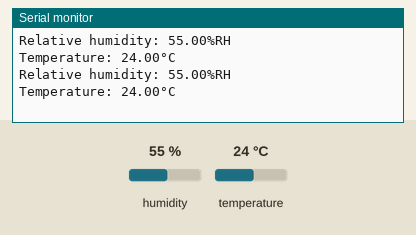
A sketch run on a simulated Arduino Uno, built with avr-gcc and run on an emulated ATmega328P. On the bench: the last lines printed to the serial monitor. Inputs (shaded band) come from the test bench; at power-on: humidity 55 %, temperature 24 °C.

Above: at 3.8 s.
3.9 s: humidity set to 22 %
At 7.4 s:
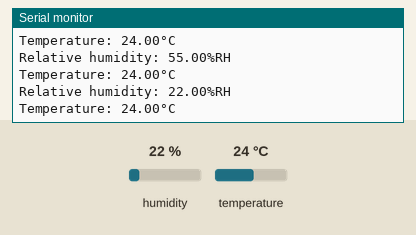
7.8 s: temperature set to 12 °C
At 10.6 s:
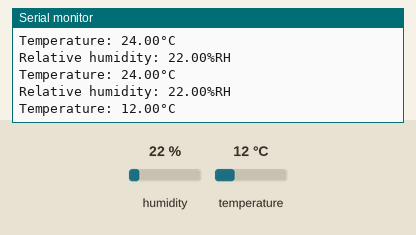
11.7 s: humidity set to 40 %
At 12.6 s:
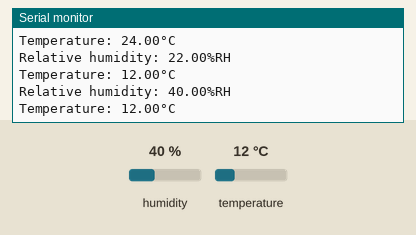
Timing chart, 0 to 14.7 s (numbered marks = the images above; inputs shaded):
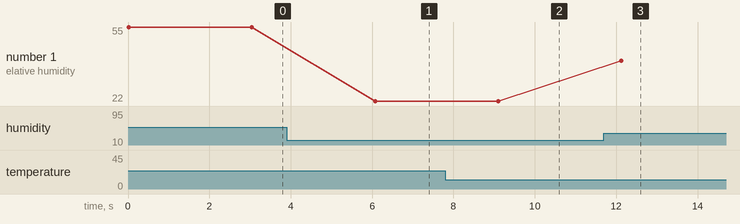

The sketch:

read_DHT11.ino
```cpp
#include "DHT.h"

#define DHTPIN    2      // what pin DHT output is connected to
#define DHTTYPE   DHT11  // what DHT we're using

DHT dht(DHTPIN, DHTTYPE);

void setup(){
  Serial.begin(115200);
  dht.begin();
}

void loop(){
  float h = dht.readHumidity(),
        t = dht.readTemperature();

  Serial.print(F("Relative humidity: ")); Serial.print(h); Serial.println(F("%RH"));
  Serial.print(F("Temperature: ")); Serial.print(t); Serial.println(F("°C"));
  delay(3000);
}
```

Measured:
- after the input at 3.9 s, the serial monitor: prints a new line after 2.2 s (image 1)
- after the input at 7.8 s, the serial monitor: prints a new line after 1.3 s (image 2)
- after the input at 11.7 s, the serial monitor: prints a new line after 0.42 s (image 3)
- plotted number 1: 55 → 22 after the input at 3.9 s, 22 → 40 after the input at 11.7 s
